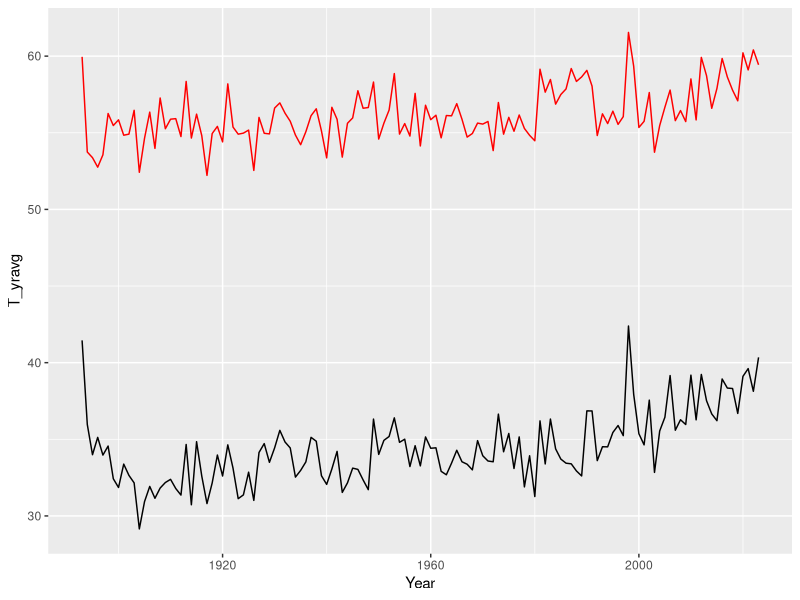
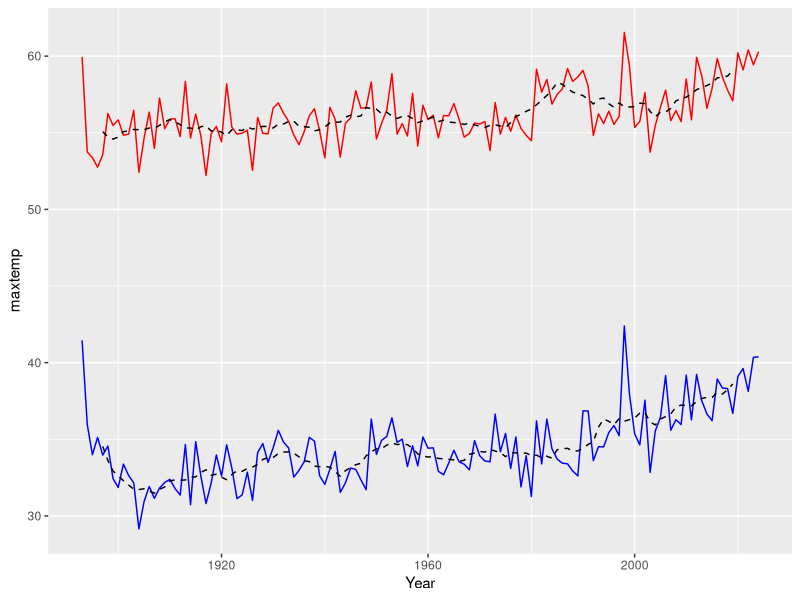

The R script that drew these images, in order: (Note: this script raises an error after producing the figures.)
## ---- chunk 1
library(tidyverse)
## ---- chunk 2
year_avgs <- read.csv("../data/Hanover_temp-yearaverages.csv", row.names=1)

tail(year_avgs)
## ---- chunk 3
ggplot() +
    geom_line(data=year_avgs |> filter (type=="maxtemp" & Year < 2024), aes(x=Year, y=T_yravg), color="red") +
    geom_line(data=year_avgs |> filter (type=="mintemp" & Year < 2024), aes(x=Year, y=T_yravg))
## ---- chunk 4
year_avgs_wide <- year_avgs |>
    pivot_wider(names_from = type, values_from = T_yravg)
## ---- chunk 5
#install.packages("zoo")
library(zoo)
## ---- chunk 6
ggplot(year_avgs_wide |> filter(Year<2025), aes(x=Year)) +
    geom_line(aes(y=maxtemp), color="red") + 
    geom_line(aes(y=rollmean(maxtemp, 10, na.pad=TRUE)), linetype="dashed") +
    geom_line(aes(y=mintemp), color="blue")+
    geom_line(aes(y=rollmean(mintemp, 10, na.pad=TRUE)), linetype="dashed")
## ---- chunk 7
temps <- read.csv("../data/Hanover-temps21c_w-daynums.csv")
## ---- chunk 8
head(temps)
## ---- chunk 9
colnames(temps)
## ---- chunk 10
library(viridis)
ggplot(temps |> filter(Year == 2022), aes(x=daynum, y=maxdiff20c, fill=maxdiff20c)) +
    geom_bar(stat="identity") +
    scale_fill_viridis(option = "plasma")
    #scale_fill_gradient(low = "blue", high = "red")

## ---- chunk 11
#options(repr.plot.width=30, repr.plot.height=50)
ggplot(temps |> filter(Year>2015), aes(x=daynum, y=maxdiff20c, fill=maxdiff20c)) +
    geom_bar(stat="identity") +
    facet_wrap(~Year, ncol=1) +
    scale_fill_viridis(option = "plasma")
